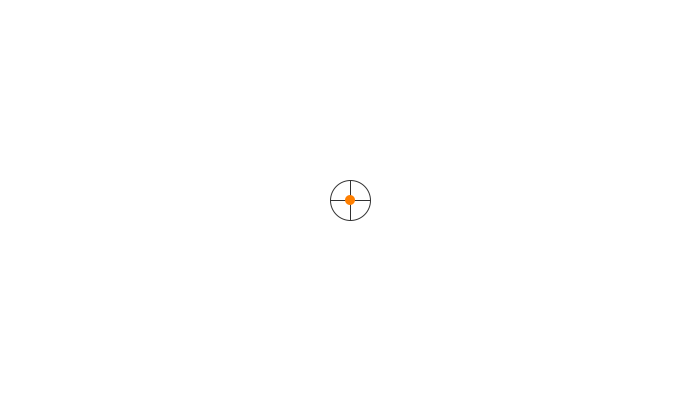
Frame 1 (no input)
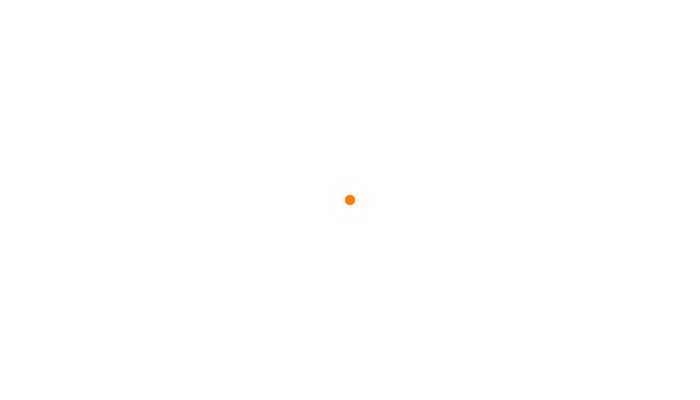
Frame 60 (the mouse pressed at the canvas centre just before this capture)
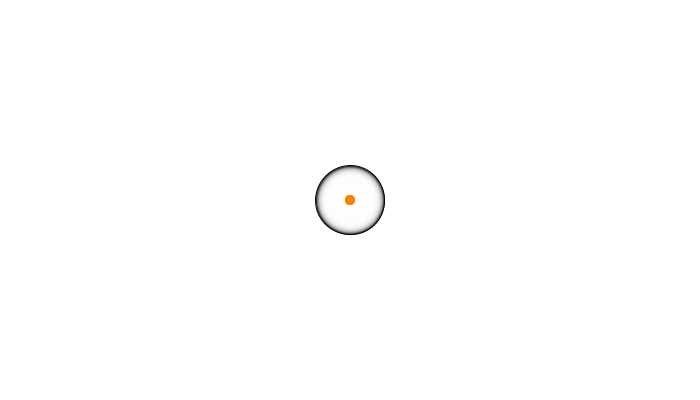
Frame 120 (the mouse held since frame 60 and released just before this capture)

The Processing sketch that drew these frames (run headless with seeded random() and noise(); from frame 60 on, the mouse is pressed at the canvas centre):

// Processing sketch: processing_41459
// ── processing_41459.pde

void setup(){
  size(700,400);
  background(255);
  stroke(0);
  line(350,180,350,220);
  line(330,200,370,200);
  noFill();
  
  ellipse(350,200,40,40);
}


float radius = 10;

void draw(){
  fill(255,50);
  noStroke();
  rect(0,0,700,400);

  translate(350,200);
  fill(255,127,0);
  ellipse(0,0,10,10);
if (mousePressed == true){

  noFill();
  stroke(0);
  ellipse(0,0,radius,radius);
  radius++;}
  if (mousePressed == false){radius = 10;}

}
